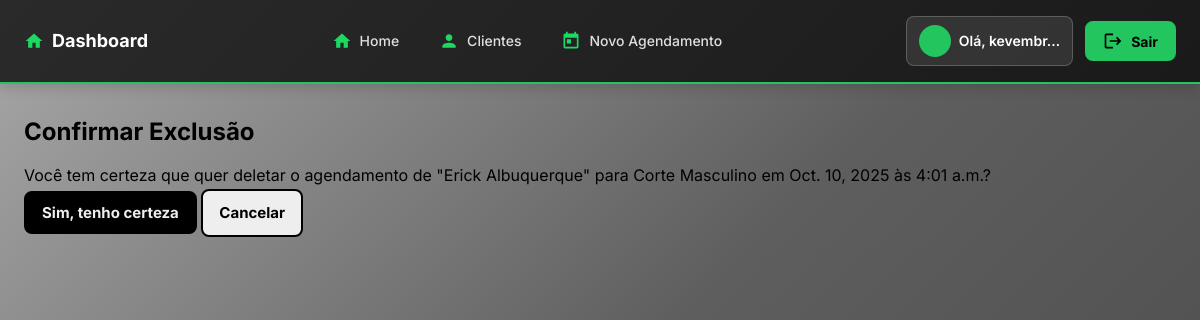
/agendar/deletar/27/ (signed in), run on the app's committed database.
### agendamentos/models.py (models this page shows, shortened)
class Agendamento(models.Model):
    STATUS_CHOICES = [
        ('confirmado', 'Pendente'),
        ('a_caminho', 'À caminho'),
        ('concluido', 'Concluído'),
        ('cancelado', 'Cancelado'),
    ]
    cliente = models.ForeignKey(Cliente, on_delete=models.SET_NULL, null=True, blank=True, related_name='agendamentos')
    servico = models.ForeignKey(Servico, on_delete=models.PROTECT)
    data = models.DateField()
    hora = models.TimeField()
    status = models.CharField(max_length=15, choices=STATUS_CHOICES, default='confirmado')
    observacoes = models.TextField(blank=True, null=True)
    previsao_chegada = models.IntegerField(blank=True, null=True, help_text="Previsão de chegada em minutos")
    criado_em = models.DateTimeField(auto_now_add=True)
    class Meta:
        ordering = ['-data', '-hora']

class Cliente(models.Model):
    nome = models.CharField(max_length=100)
    telefone = models.CharField(max_length=15, unique=True, blank=True, null=True)
    endereco = models.TextField(blank=True, null=True, help_text="Endereço completo do cliente")
    observacoes = models.TextField(blank=True, null=True)

class Servico(models.Model):
    nome = models.CharField(max_length=100)
    descricao = models.TextField(blank=True, null=True)
    duracao = models.IntegerField(help_text="Duração em minutos")
    preco = models.DecimalField(max_digits=6, decimal_places=2)
    ativo = models.BooleanField(default=True)

### agendamentos/views.py (the view)
# urls.py: path('agendar/deletar/<int:pk>/', views.deletar_agendamento, name='deletar_agendamento'),
@login_required
def deletar_agendamento(request, pk):
    agendamento = get_object_or_404(Agendamento, pk=pk)
    if request.method == 'POST':
        agendamento.delete()
        messages.success(request, 'Agendamento deletado com sucesso!')
        return redirect('painel_barbeiro')
    return render(request, 'agendamentos/agendamento_confirm_delete.html', {'agendamento': agendamento})

### agendamentos/templates/agendamentos/agendamento_confirm_delete.html (shortened to what this page needs)
{% extends 'agendamentos/base.html' %}
{% block content %}
  <h2>Confirmar Exclusão</h2>
  <p>Você tem certeza que quer deletar o agendamento de "{{ agendamento.cliente.nome }}" para {{ agendamento.servico.nome }} em {{ agendamento.data }} às {{ agendamento.hora }}?</p>
  <form method="post">
    <button type="submit" class="btn btn-danger">Sim, tenho certeza</button>
    <a href="{% url 'painel_barbeiro' %}" class="btn btn-secondary">Cancelar</a>
  </form>
{% endblock %}

### agendamentos/templates/agendamentos/base.html (shortened to what this page needs)
{% load static %}
<!DOCTYPE html>
<html lang="pt-BR">
<head>
    <link rel="stylesheet" href="{% static 'agendamentos/style.css' %}">
</head>
<body>
    <header class="main-header">
        <div class="header-container">
            <div class="header-brand">
                <a href="{% url 'home' %}" class="brand-link">
                    <span class="icon icon-home brand-icon"></span>
                    <span class="brand-text">Dashboard</span>
                </a>
            </div>
            <nav class="header-nav">
                <ul class="nav-menu">
                    <li class="nav-item">
                        <a href="{% url 'home' %}" class="nav-link {% if request.resolver_match.url_name == 'painel_barbeiro' %}active{% endif %}">
                            <span class="icon icon-home"></span>
                            <span class="nav-text">Home</span>
                        </a>
                    </li>
                    {% if user.is_authenticated %}
                        <li class="nav-item">
                            <a href="{% url 'lista_clientes' %}" class="nav-link {% if request.resolver_match.url_name == 'lista_clientes' %}active{% endif %}">
                                <span class="icon icon-user"></span>
                                <span class="nav-text">Clientes</span>
                            </a>
                        </li>
                        <li class="nav-item">
                            <a href="{% url 'agendar' %}" class="nav-link {% if request.resolver_match.url_name == 'agendar' %}active{% endif %}">
                                <span class="icon icon-calendar"></span>
                                <span class="nav-text">Novo Agendamento</span>
                            </a>
                        </li>
                    {% endif %}
                </ul>
            </nav>
            <div class="header-actions">
                {% if user.is_authenticated %}
                    <div class="user-info">
                        <span class="user-avatar">
                            <span class="icon icon-user"></span>
                        </span>
                        <span class="user-name">Olá, {{ user.first_name|default:user.username|truncatechars:8 }}</span>
                    </div>
                    <form class="logout-form" action="{% url 'logout' %}" method="post">
                        <button type="submit" class="logout-btn">
                            <span class="icon icon-logout"></span>
                            <span class="logout-text">Sair</span>
                        </button>
                    </form>
                {% else %}
                    <a href="{% url 'login' %}" class="login-btn">
                        <span class="icon icon-lock"></span>
                        <span class="login-text">Entrar</span>
                    </a>
                {% endif %}
            </div>
        </div>
    </header>
    <div class="container">
        {% block content %}{% endblock %}
    </div>
</body>
</html>

### data on the page
Agendamento: cliente.nome "Erick Albuquerque", servico.nome "Corte Masculino", data "Oct. 10, 2025", hora "4:01 a.m."

### other printed values
{{ user.first_name|default:user.username|truncatechars:8 }} "kevembr…"
